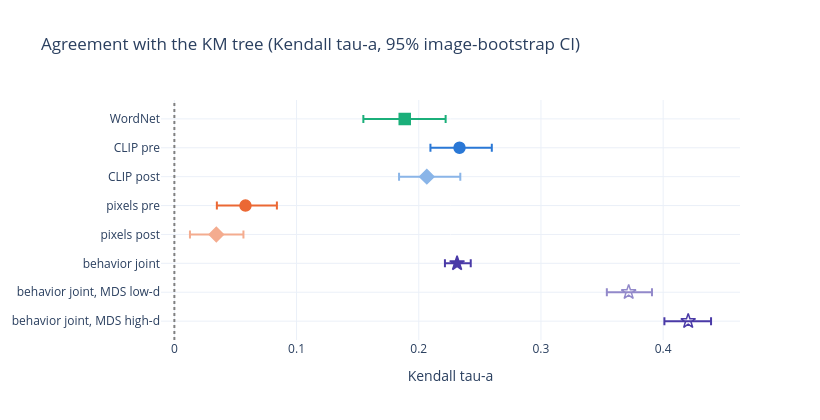
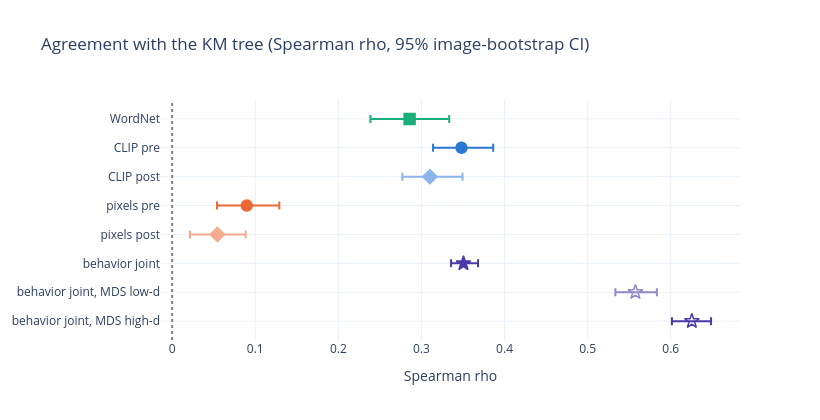

These figures' notebook cell, in order:
### Markdown cell above
## 2.2 How well does each RDM agree with the tree?

*Question:* the point estimate, its uncertainty and its distance from chance, for every RDM against `sem_km`. Why: this is the central quantity of the notebook. Table columns: `_lo`/`_hi` are the bootstrap 95% CI, `_p` the label-shuffle p (floor 0.001).

### Code cell
TABLE = ra.agreement_with_reference(RDMS, n_boot=ra.N_BOOT, n_perm=ra.N_PERM)
shown = TABLE.copy()
shown.index = [plotting.rdm_label(n) for n in shown.index]
print(shown.round(3).to_string())
ra.plot_forest(TABLE, stat="kendall_a").show()
ra.plot_forest(TABLE, stat="spearman").show()

### Figure 1 — Plotly figure (JSON) as saved in the notebook; plotly's stock layout.template omitted (floating-point values rounded to 4 significant figures)
{"data": [{"error_x": {"array": [0.03347], "arrayminus": [0.03386], "color": "#1baf7a", "symmetric": false, "type": "data"}, "legendgroup": "wn", "marker": {"color": "#1baf7a", "line": {"color": "#1baf7a", "width": 1.5}, "size": 11, "symbol": "square"}, "mode": "markers", "name": "WordNet", "type": "scatter", "x": [0.1885], "y": ["WordNet"]}, {"error_x": {"array": [0.02644], "arrayminus": [0.02379], "color": "#2a78d6", "symmetric": false, "type": "data"}, "legendgroup": "clip", "marker": {"color": "#2a78d6", "line": {"color": "#2a78d6", "width": 1.5}, "size": 11, "symbol": "circle"}, "mode": "markers", "name": "CLIP pre", "type": "scatter", "x": [0.2334], "y": ["CLIP pre"]}, {"error_x": {"array": [0.02741], "arrayminus": [0.02271], "color": "#8ab5e8", "symmetric": false, "type": "data"}, "legendgroup": "clip", "marker": {"color": "#8ab5e8", "line": {"color": "#8ab5e8", "width": 1.5}, "size": 11, "symbol": "diamond"}, "mode": "markers", "name": "CLIP post", "type": "scatter", "x": [0.2066], "y": ["CLIP post"]}, {"error_x": {"array": [0.02572], "arrayminus": [0.02342], "color": "#eb6834", "symmetric": false, "type": "data"}, "legendgroup": "sens", "marker": {"color": "#eb6834", "line": {"color": "#eb6834", "width": 1.5}, "size": 11, "symbol": "circle"}, "mode": "markers", "name": "pixels pre", "type": "scatter", "x": [0.0582], "y": ["pixels pre"]}, {"error_x": {"array": [0.02218], "arrayminus": [0.02159], "color": "#f4ac8f", "symmetric": false, "type": "data"}, "legendgroup": "sens", "marker": {"color": "#f4ac8f", "line": {"color": "#f4ac8f", "width": 1.5}, "size": 11, "symbol": "diamond"}, "mode": "markers", "name": "pixels post", "type": "scatter", "x": [0.03435], "y": ["pixels post"]}, {"error_x": {"array": [0.01118], "arrayminus": [0.009944], "color": "#4a3aa7", "symmetric": false, "type": "data"}, "legendgroup": "behav", "marker": {"color": "#4a3aa7", "line": {"color": "#4a3aa7", "width": 1.5}, "size": 11, "symbol": "star"}, "mode": "markers", "name": "behavior joint", "type": "scatter", "x": [0.2314], "y": ["behavior joint"]}, {"error_x": {"array": [0.01907], "arrayminus": [0.01787], "color": "#9289ca", "symmetric": false, "type": "data"}, "legendgroup": "behav", "marker": {"color": "#9289ca", "line": {"color": "#9289ca", "width": 1.5}, "size": 11, "symbol": "star-open"}, "mode": "markers", "name": "behavior joint, MDS low-d", "type": "scatter", "x": [0.3718], "y": ["behavior joint, MDS low-d"]}, {"error_x": {"array": [0.01869], "arrayminus": [0.01949], "color": "#4a3aa7", "symmetric": false, "type": "data"}, "legendgroup": "behav", "marker": {"color": "#4a3aa7", "line": {"color": "#4a3aa7", "width": 1.5}, "size": 11, "symbol": "star-open"}, "mode": "markers", "name": "behavior joint, MDS high-d", "type": "scatter", "x": [0.4205], "y": ["behavior joint, MDS high-d"]}], "layout": {"height": 420, "shapes": [{"line": {"color": "grey", "dash": "dot"}, "type": "line", "x0": 0, "x1": 0, "xref": "x", "y0": 0, "y1": 1, "yref": "y domain"}], "showlegend": false, "title": {"text": "Agreement with the KM tree (Kendall tau-a, 95% image-bootstrap CI)"}, "width": 820, "xaxis": {"title": {"text": "Kendall tau-a"}, "zeroline": false}, "yaxis": {"autorange": "reversed"}}}

### Figure 2 — Plotly figure (JSON) as saved in the notebook; plotly's stock layout.template omitted (floating-point values rounded to 4 significant figures)
{"data": [{"error_x": {"array": [0.04765], "arrayminus": [0.04714], "color": "#1baf7a", "symmetric": false, "type": "data"}, "legendgroup": "wn", "marker": {"color": "#1baf7a", "line": {"color": "#1baf7a", "width": 1.5}, "size": 11, "symbol": "square"}, "mode": "markers", "name": "WordNet", "type": "scatter", "x": [0.2857], "y": ["WordNet"]}, {"error_x": {"array": [0.03814], "arrayminus": [0.0342], "color": "#2a78d6", "symmetric": false, "type": "data"}, "legendgroup": "clip", "marker": {"color": "#2a78d6", "line": {"color": "#2a78d6", "width": 1.5}, "size": 11, "symbol": "circle"}, "mode": "markers", "name": "CLIP pre", "type": "scatter", "x": [0.3482], "y": ["CLIP pre"]}, {"error_x": {"array": [0.03926], "arrayminus": [0.03316], "color": "#8ab5e8", "symmetric": false, "type": "data"}, "legendgroup": "clip", "marker": {"color": "#8ab5e8", "line": {"color": "#8ab5e8", "width": 1.5}, "size": 11, "symbol": "diamond"}, "mode": "markers", "name": "CLIP post", "type": "scatter", "x": [0.3102], "y": ["CLIP post"]}, {"error_x": {"array": [0.03914], "arrayminus": [0.03576], "color": "#eb6834", "symmetric": false, "type": "data"}, "legendgroup": "sens", "marker": {"color": "#eb6834", "line": {"color": "#eb6834", "width": 1.5}, "size": 11, "symbol": "circle"}, "mode": "markers", "name": "pixels pre", "type": "scatter", "x": [0.0898], "y": ["pixels pre"]}, {"error_x": {"array": [0.03408], "arrayminus": [0.03299], "color": "#f4ac8f", "symmetric": false, "type": "data"}, "legendgroup": "sens", "marker": {"color": "#f4ac8f", "line": {"color": "#f4ac8f", "width": 1.5}, "size": 11, "symbol": "diamond"}, "mode": "markers", "name": "pixels post", "type": "scatter", "x": [0.05442], "y": ["pixels post"]}, {"error_x": {"array": [0.01755], "arrayminus": [0.01491], "color": "#4a3aa7", "symmetric": false, "type": "data"}, "legendgroup": "behav", "marker": {"color": "#4a3aa7", "line": {"color": "#4a3aa7", "width": 1.5}, "size": 11, "symbol": "star"}, "mode": "markers", "name": "behavior joint", "type": "scatter", "x": [0.3505], "y": ["behavior joint"]}, {"error_x": {"array": [0.02583], "arrayminus": [0.0241], "color": "#9289ca", "symmetric": false, "type": "data"}, "legendgroup": "behav", "marker": {"color": "#9289ca", "line": {"color": "#9289ca", "width": 1.5}, "size": 11, "symbol": "star-open"}, "mode": "markers", "name": "behavior joint, MDS low-d", "type": "scatter", "x": [0.5575], "y": ["behavior joint, MDS low-d"]}, {"error_x": {"array": [0.02311], "arrayminus": [0.02398], "color": "#4a3aa7", "symmetric": false, "type": "data"}, "legendgroup": "behav", "marker": {"color": "#4a3aa7", "line": {"color": "#4a3aa7", "width": 1.5}, "size": 11, "symbol": "star-open"}, "mode": "markers", "name": "behavior joint, MDS high-d", "type": "scatter", "x": [0.6254], "y": ["behavior joint, MDS high-d"]}], "layout": {"height": 420, "shapes": [{"line": {"color": "grey", "dash": "dot"}, "type": "line", "x0": 0, "x1": 0, "xref": "x", "y0": 0, "y1": 1, "yref": "y domain"}], "showlegend": false, "title": {"text": "Agreement with the KM tree (Spearman rho, 95% image-bootstrap CI)"}, "width": 820, "xaxis": {"title": {"text": "Spearman rho"}, "zeroline": false}, "yaxis": {"autorange": "reversed"}}}
